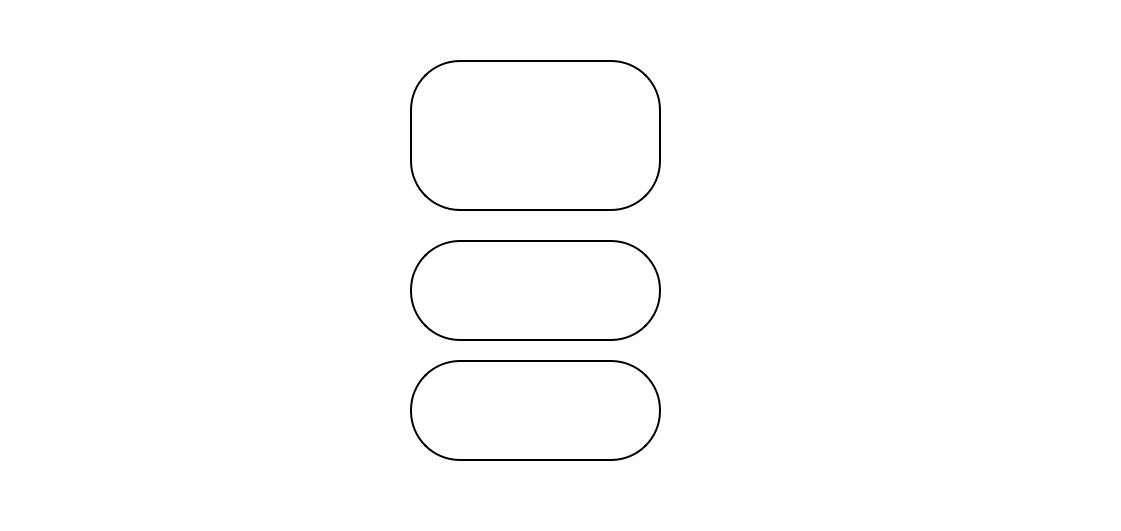
<?xml version="1.0" encoding="UTF-8"?>
<ui version="4.0">
 <class>Form</class>
 <widget class="QWidget" name="Form">
  <property name="geometry">
   <rect>
    <x>0</x>
    <y>0</y>
    <width>1121</width>
    <height>531</height>
   </rect>
  </property>
  <property name="windowTitle">
   <string>Form</string>
  </property>
  <property name="styleSheet">
   <string notr="true">QWidget {
	background: transparent;
}
QPushButton {
	border: 2px solid black;
	border-radius: 50px;
	background: white;
}</string>
  </property>
  <widget class="QPushButton" name="help">
   <property name="geometry">
    <rect>
     <x>410</x>
     <y>240</y>
     <width>251</width>
     <height>101</height>
    </rect>
   </property>
   <property name="font">
    <font>
     <pointsize>15</pointsize>
    </font>
   </property>
   <property name="text">
    <string/>
   </property>
   <property name="icon">
    <iconset>
     <normaloff>data/help.png</normaloff>data/help.png</iconset>
   </property>
   <property name="iconSize">
    <size>
     <width>70</width>
     <height>70</height>
    </size>
   </property>
  </widget>
  <widget class="QPushButton" name="play">
   <property name="geometry">
    <rect>
     <x>410</x>
     <y>60</y>
     <width>251</width>
     <height>151</height>
    </rect>
   </property>
   <property name="text">
    <string/>
   </property>
   <property name="icon">
    <iconset>
     <normaloff>data/play.png</normaloff>data/play.png</iconset>
   </property>
   <property name="iconSize">
    <size>
     <width>100</width>
     <height>100</height>
    </size>
   </property>
  </widget>
  <widget class="QPushButton" name="settings">
   <property name="geometry">
    <rect>
     <x>410</x>
     <y>360</y>
     <width>251</width>
     <height>101</height>
    </rect>
   </property>
   <property name="font">
    <font>
     <pointsize>20</pointsize>
    </font>
   </property>
   <property name="text">
    <string/>
   </property>
   <property name="icon">
    <iconset>
     <normaloff>data/set2.svg</normaloff>data/set2.svg</iconset>
   </property>
   <property name="iconSize">
    <size>
     <width>70</width>
     <height>70</height>
    </size>
   </property>
  </widget>
  <widget class="QPushButton" name="pushButton_6">
   <property name="geometry">
    <rect>
     <x>830</x>
     <y>270</y>
     <width>211</width>
     <height>231</height>
    </rect>
   </property>
   <property name="styleSheet">
    <string notr="true">background: transparent;
border: none;</string>
   </property>
   <property name="text">
    <string/>
   </property>
   <property name="icon">
    <iconset>
     <normaloff>data/towerSquare_sampleB.png</normaloff>data/towerSquare_sampleB.png</iconset>
   </property>
   <property name="iconSize">
    <size>
     <width>500</width>
     <height>500</height>
    </size>
   </property>
  </widget>
  <widget class="QPushButton" name="pushButton_5">
   <property name="geometry">
    <rect>
     <x>70</x>
     <y>260</y>
     <width>211</width>
     <height>191</height>
    </rect>
   </property>
   <property name="styleSheet">
    <string notr="true">background: transparent;
border: none;</string>
   </property>
   <property name="text">
    <string/>
   </property>
   <property name="icon">
    <iconset>
     <normaloff>data/towerRound_sampleF.png</normaloff>data/towerRound_sampleF.png</iconset>
   </property>
   <property name="iconSize">
    <size>
     <width>500</width>
     <height>500</height>
    </size>
   </property>
  </widget>
 </widget>
 <resources/>
 <connections/>
</ui>
